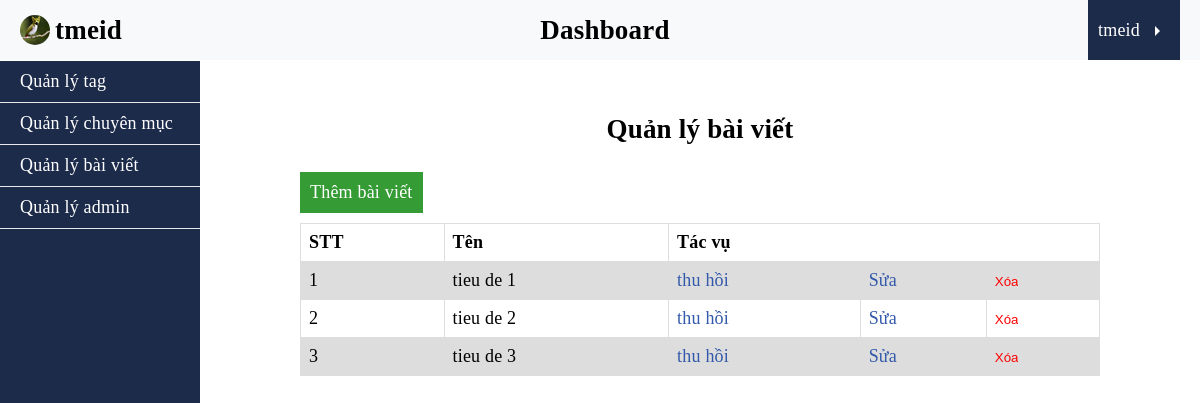
Before: /dashboard/posts/index.php (signed in) with the older database file.
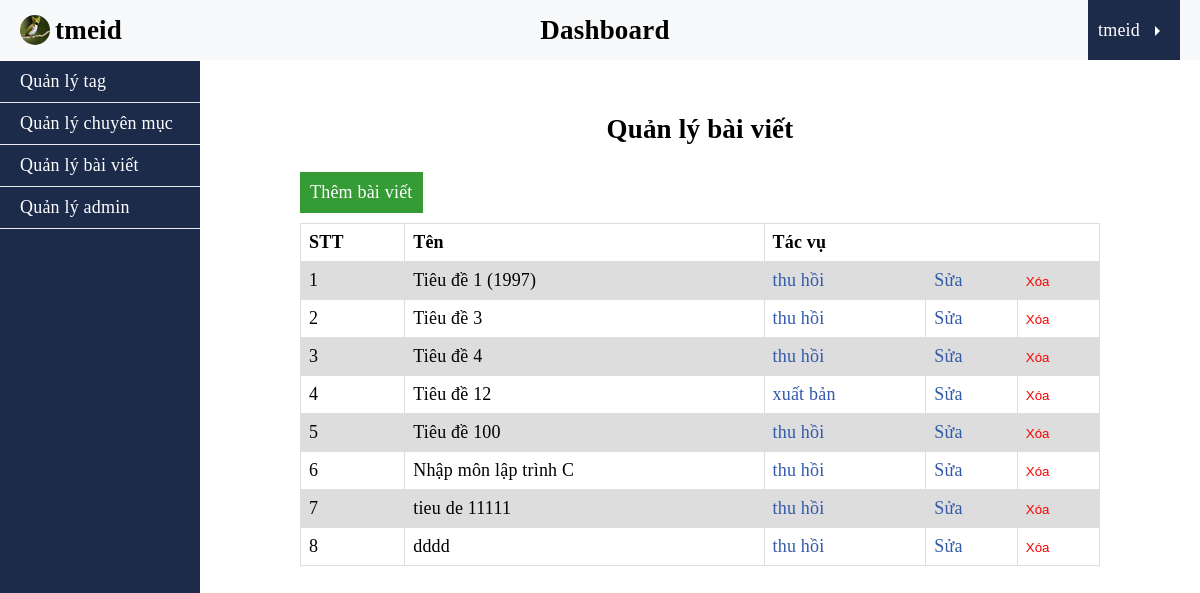
After: the same page with the newer database file.
### tables this page shows
CREATE TABLE `post` (
  `id` int(11) NOT NULL,
  `title` varchar(255) NOT NULL,
  `description` text NOT NULL,
  `slug` varchar(255) NOT NULL,
  `content` text NOT NULL,
  `img` varchar(255) NOT NULL,
  `published` tinyint(4) NOT NULL,
  `author_id` int(11) DEFAULT NULL,
  `category_id` int(11) DEFAULT NULL,
  `created_at` timestamp NOT NULL DEFAULT current_timestamp()
);

### app/database/db.php (called while the page is built, shortened)
<?php
include 'connect.php';
function selectAll($table, $condition = [], $limit = 0, $except = [], $desc = false){
    global $connect;
    $sql = "SELECT * FROM $table";
    if(empty($condition)){
        $stm = $connect->prepare($sql);
        $stm->execute();
        $records = $stm->get_result()->fetch_all(MYSQLI_ASSOC);
    }
    return $records;
}

### app/controllers/posts.php (called while the page is built, shortened)
<?php
require_once ROOT_PATH . '/app/database/db.php';
if (empty($_GET['id'])) {
    $posts = selectAll(POST_TABLE);
}

### dashboard/posts/index.php (the view, shortened to what this page needs)
<?php
    require_once ROOT_PATH .'/app/controllers/posts.php';
?>
<!DOCTYPE html>
<html lang="en">
<head>
    <link rel="stylesheet" href="../../assets/css/style.css">
</head>
<body>
    <header>
        <?php include ROOT_PATH .'/app/blade/header_dashboard.php' ?>
    </header>
    <main>
        <div class="dashboard">
            <?php include '../../app/blade/nav_dashboard.php' ?>
            <section class="dashboard-data">
                <div>
                    <h4 class="title-manage">Quản lý bài viết</h4>
                    <a href="create.php" class="btn-create">Thêm bài viết</a>
                    <table class="tags">
                        <tr>
                            <th>STT</th>
                            <th>Tên</th>
                            <th colspan="3">Tác vụ</th>
                        </tr>
                        <?php foreach ($posts as $i => $post) : ?>
                            <tr>
                                <td><?php echo $i + 1 ?></td>
                                <td class="input-tag"><?php echo $post[TITLE_PROPERTY] ?></td>
                                <td>
                                    <a href="edit.php?id=<?php echo $post['id'] .'&published=' .$post[PUBLISHED_PROPERTY]?>">
                                        <?php echo $post[PUBLISHED_PROPERTY] == 1 ?  'thu hồi' : 'xuất bản' ?>
                                    </a>
                                </td>
                                <td class="edit"><a href="edit.php?id=<?php echo $post['id'] ?>">Sửa</a></td>
                                <td class="delete">
                                    <form action="index.php" method="POST">
                                        <input type="submit" value="Xóa" name="btn-delete-post" class="delete-btn">
                                    </form>
                                </td>
                            </tr>
                        <?php endforeach ?>
                    </table>
                </div>
            </section>
        </div>
    </main>
</body>

Changed rows visible on the page:
removed post: title "tieu de 2", published "thu hồi"
changed post: title "tieu de 1" → "Tiêu đề 1 (1997)"
changed post: title "tieu de 3" → "Tiêu đề 3"
added post: title "Tiêu đề 4", published "thu hồi"
added post: title "Tiêu đề 12", published "xuất bản"
added post: title "Tiêu đề 100", published "thu hồi"
added post: title "Nhập môn lập trình C", published "thu hồi"
added post: title "tieu de 11111", published "thu hồi"
added post: title "dddd", published "thu hồi"
